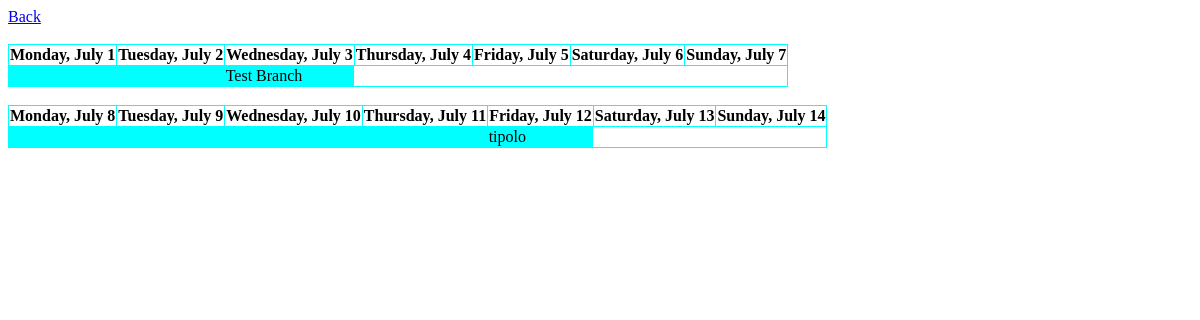
The page /schedule.php (signed in) on the database as committed earlier.
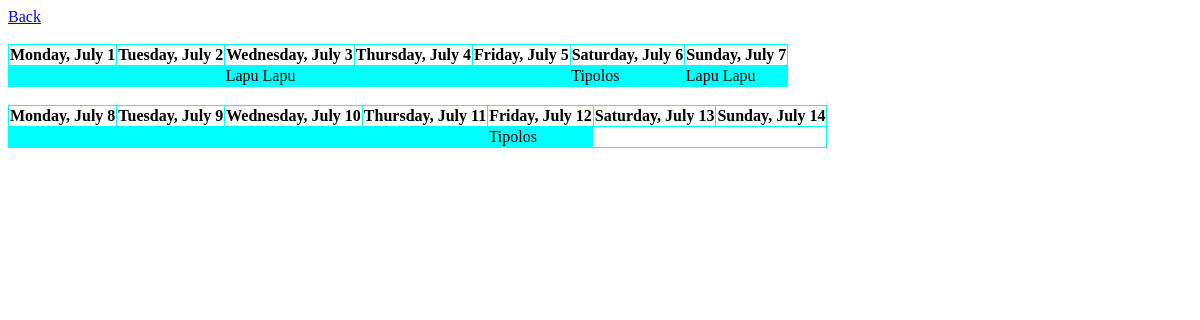
The same page on the database as committed later.
### tables this page shows
CREATE TABLE `assignment` (
  `assignment_ID` int(11) NOT NULL,
  `branch_ID` int(11) DEFAULT NULL,
  `staff_ID` varchar(20) NOT NULL,
  `assignment_date` date DEFAULT NULL,
  `note` varchar(100) DEFAULT NULL,
  `assignment_status` enum('Present','Absent') DEFAULT NULL
);

CREATE TABLE `branch` (
  `branch_ID` int(11) NOT NULL,
  `branch_name` varchar(50) NOT NULL,
  `established_date` date DEFAULT NULL,
  `street_name` varchar(50) DEFAULT NULL,
  `barangay` varchar(50) DEFAULT NULL,
  `city` varchar(50) DEFAULT NULL,
  `province` varchar(50) DEFAULT NULL,
  `postal_code` varchar(50) DEFAULT NULL,
  `contact_number` varchar(20) DEFAULT NULL,
  `branch_status` enum('Active','Inactive') DEFAULT 'Active'
);

### schedule.php (the view, shortened to what this page needs)
<!DOCTYPE html>
<html>
    <head>
    </head>
    <body>
        <a href="indexstaff.php">Back</a>
        <br>
        <?php
            $conn = mysqli_connect("localhost","root","","mamaflors");
            if(!$conn->connect_error){
                $sql = "SELECT
							assignment.assignment_date,
                            branch.branch_name
                        FROM
                            (assignment
                            INNER JOIN account ON assignment.staff_ID = account.account_ID)
                            INNER JOIN branch ON assignment.branch_ID = branch.branch_ID
                        WHERE
                            WEEK(assignment.assignment_date, 1) = (WEEK(CURRENT_DATE, 1))
                            AND
                            account.account_ID = '".$_SESSION["account_ID"]."'
                        ORDER BY
                        	assignment_date
                ";
                $result = $conn->query($sql);
                $row = $result->fetch_all(MYSQLI_ASSOC);
                if(sizeof($row) > 0){
                    $today = new DateTime();
                    $today->modify("Monday this week");
                    echo "<br>";
                    echo "<table>";
                    echo "<tr>";
                        for($x = 0; $x < 7; $x++){
                            echo "
                                <th>".$today->format('l, F j')."</th>
                            ";
                            $today->modify('+1 day');
                        }
                    echo "</tr>";
                    $today->modify("-7 day");
                    echo "<tr>";
                    for($x = 0; $x < sizeof($row);){
                        if($row[$x]["assignment_date"] == $today->format("Y-m-d")){
                            echo "<td>".$row[$x]["branch_name"]."</td>";
                            $x++;
                        }
                        else{
                            echo "<td></td>";
                        }
                        $today->modify("+1 day");
                    }
                    echo "</tr>";
                    echo "</table>";
                }
                else{
                    echo "Please Contact Administrator To Get Your This Week Schedule <br>";
                }
            }
        ?>
<?php
            $conn = mysqli_connect("localhost","root","","mamaflors");
            if(!$conn->connect_error){
                $sql = "SELECT
							assignment.assignment_date,
                            branch.branch_name
                        FROM
                            (assignment
                            INNER JOIN account ON assignment.staff_ID = account.account_ID)
                            INNER JOIN branch ON assignment.branch_ID = branch.branch_ID
                        WHERE
                            WEEK(assignment.assignment_date, 1) = (WEEK(CURRENT_DATE, 1) + 1)
                            AND
                            account.account_ID = '".$_SESSION["account_ID"]."'
                        ORDER BY
                        	assignment_date
                ";
                $result = $conn->query($sql);
                $row = $result->fetch_all(MYSQLI_ASSOC);
                if(sizeof($row) > 0){
                    $today = new DateTime();
                    $today->modify("Monday next week");
                    echo "<br>";
                    echo "<table>";
                    echo "<tr>";
                        for($x = 0; $x < 7; $x++){
                            echo "
                                <th>".$today->format('l, F j')."</th>
                            ";
                            $today->modify('+1 day');
                        }
                    echo "</tr>";
                    $today->modify("-7 day");
                    echo "<tr>";
                    for($x = 0; $x < sizeof($row);){
                        if($row[$x]["assignment_date"] == $today->format("Y-m-d")){
                            echo "<td>".$row[$x]["branch_name"]."</td>";
                            $x++;
                        }
                        else{
                            echo "<td></td>";
                        }
                        $today->modify("+1 day");
                    }
                    echo "</tr>";
                    echo "</table>";
                }
                else{
                    echo "Please Contact Administrator To Get Your Next Week Schedule";
                }
            }
        ?>
    </body>
</html>

### schedule.php (style rules this page uses)
table { border-collapse: collapse; }
th, tr { border: 1px aqua solid; }
tr:nth-child(even) { background-color: aqua; }

Rows that differ between the two databases and show on the page:
changed through a linked row, assignment: branch_ID.branch_name "tipolo" → "Tipolos"
Other text that changed with them:
new list line: "Lapu Lapu"
new list line: "Tipolos"
list line gone: "Test Branch"
